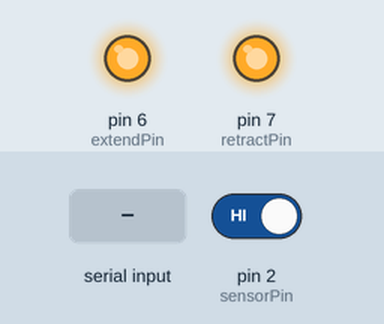
This sketch was run on a simulated Arduino Uno, built with avr-gcc and run on an emulated ATmega328P. Parts: output pins drawn as LEDs (lit = HIGH). The test bench sets the inputs (shaded band); at power-on: pin 2 (sensorPin) HIGH.

Above: at 1.2 s.
1.3 s: "close" received over the second serial link
At 2.2 s:
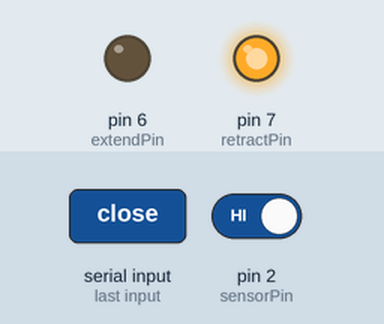
2.8 s: "stop" received over the second serial link
At 3.1 s:
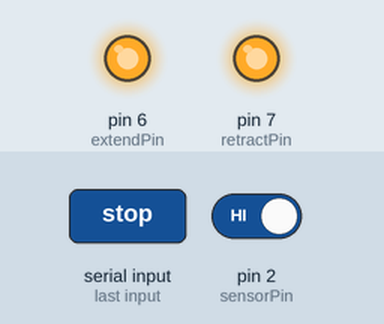
Timing chart, 0 to 5.8 s (numbered marks = the images above; inputs shaded):
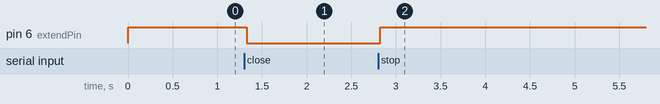

Measured:
- after the input at 1.3 s, pin 6 (extendPin): HIGH → LOW at once
- after the input at 2.8 s, pin 6 (extendPin): LOW → HIGH at once

The sketch:

autoGate.ino
```cpp
#include <SoftwareSerial.h>

#define EXTEND 0
#define RETRACT 1
#define HOLD 2

int sensorPin = 2;
SoftwareSerial bluetooth(4,5);
int extendPin = 6;
int retractPin = 7;
String data;
int pos = 0;
int state = HOLD;

void setup() {
  // put your setup code here, to run once:
  pinMode(sensorPin, INPUT_PULLUP);
  pinMode(extendPin, OUTPUT);
  pinMode(retractPin, OUTPUT);
  digitalWrite(extendPin, HIGH);
  digitalWrite(retractPin, HIGH);
  attachInterrupt(digitalPinToInterrupt(sensorPin), pulse, RISING);
  Serial.begin(9600);
  bluetooth.begin(9600);
}

void loop() {
  // put your main code here, to run repeatedly:
  bluetooth.listen();
  while (bluetooth.available()) {
    delay(6);
    char c = bluetooth.read();
    data += c;
  }
  if (data == "open" && pos > 0) {
    digitalWrite(retractPin, LOW);
    digitalWrite(extendPin, HIGH);
    state = RETRACT;
  }
  else if (data == "close" && pos < 852) {
    digitalWrite(retractPin, HIGH);
    digitalWrite(extendPin, LOW);
    state = EXTEND;
  }
  else if (data == "stop") {
    digitalWrite(retractPin, HIGH);
    digitalWrite(extendPin, HIGH);
    state = HOLD;
  }
  if (pos >= 852 && state == EXTEND) {
    digitalWrite(retractPin, HIGH);
    digitalWrite(extendPin, HIGH);
    state = HOLD;
  }
  else if (pos <= 0 && state == RETRACT) {
    digitalWrite(retractPin, HIGH);
    digitalWrite(extendPin, HIGH);
    state = HOLD;
  }
  data = "";
}

void pulse(){
  if(state == EXTEND) {
    pos++;
  }
  else if(state == RETRACT) {
    pos--;
  }
}
```
